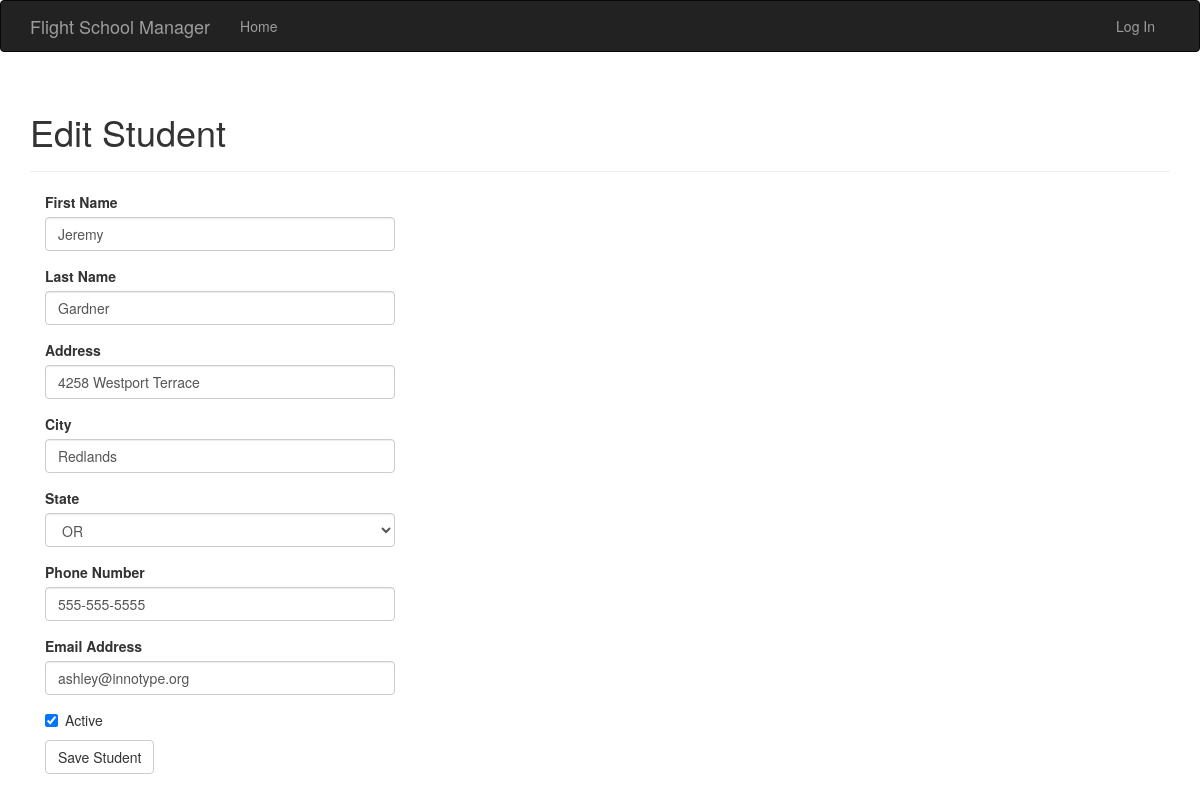
Screenshot of /view/students/2 with the database file from the repository.
### app/models.py (models this page shows, shortened)
class Student(db.Model):
    __tablename__ = 'students'
    id = db.Column(db.Integer, primary_key=True)
    first_name = db.Column(db.String(32))
    last_name = db.Column(db.String(64))
    address = db.Column(db.String(256))
    city = db.Column(db.String(64))
    state_id = db.Column(db.Integer, db.ForeignKey('states.id'))
    zip_code = db.Column(db.String(11))
    phone_number = db.Column(db.String(16))
    email_address = db.Column(db.String(128))
    active = db.Column(db.Boolean)
    flights = db.relationship('Flight', backref='student')
    checkrides = db.relationship('Checkride', backref='student')

### app/main/views.py (the view, shortened to what this page needs)
@main.route('/view/students/<student_id>', methods=['GET', 'POST'])
def view_student(student_id):
    form = AddStudentForm()
    student = Student.query.filter_by(id=student_id).first()
    form.first_name.data = student.first_name
    form.last_name.data = student.last_name
    form.address.data = student.address
    form.city.data = student.city
    form.state.data = student.state_id
    form.phone_number.data = student.phone_number
    form.email_address.data = student.email_address
    form.active.data = student.active
    return render_template('edit_student.html', form=form)

### app/main/forms.py
class AddStudentForm(Form):
    first_name = StringField('First Name', validators=[Required()])
    last_name = StringField('Last Name', validators=[Required()])
    address = StringField('Address')
    city = StringField('City')
    state = SelectField('State', coerce=int)
    phone_number = StringField('Phone Number')
    email_address = StringField('Email Address')
    active = BooleanField('Active')
    add_student = SubmitField('Save Student')
    def __init__(self, *args, **kwargs):
        super(AddStudentForm, self).__init__(*args, **kwargs)
        self.state.choices = [(state.id, state.state)
                              for state in State.query.order_by(State.state).all()]

### app/templates/edit_student.html (shortened to what this page needs)
{% extends "base.html" %}
{% import "bootstrap/wtf.html" as wtf %}
{% block page_content %}
<div class="page-header">
    <h1>Edit Student</h1>
</div>
<div class="col-md-4">
    {{ wtf.quick_form(form) }}
</div>
{% endblock %}

### rows the page displays
Student: first_name "Jeremy", last_name "Gardner", address "4258 Westport Terrace", city "Redlands", state "OR", phone_number "555-555-5555", email_address "ashley@innotype.org", active "☑"
